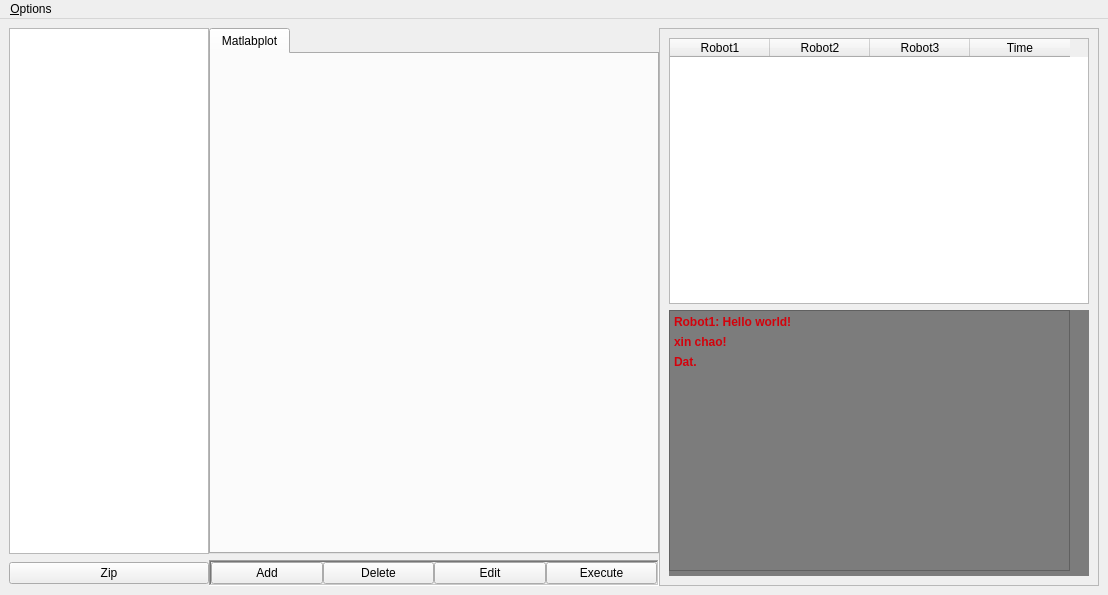
<?xml version="1.0" encoding="UTF-8"?>
<ui version="4.0">
 <class>RobotDesign</class>
 <widget class="QMainWindow" name="RobotDesign">
  <property name="geometry">
   <rect>
    <x>0</x>
    <y>0</y>
    <width>1108</width>
    <height>595</height>
   </rect>
  </property>
  <property name="sizePolicy">
   <sizepolicy hsizetype="Maximum" vsizetype="Maximum">
    <horstretch>0</horstretch>
    <verstretch>0</verstretch>
   </sizepolicy>
  </property>
  <property name="windowTitle">
   <string>Robot Simple Action Designer</string>
  </property>
  <widget class="QWidget" name="centralwidget">
   <property name="maximumSize">
    <size>
     <width>16777215</width>
     <height>16777215</height>
    </size>
   </property>
   <layout class="QHBoxLayout" name="horizontalLayout_5">
    <item>
     <widget class="QWidget" name="MainEditWidget" native="true">
      <layout class="QGridLayout" name="gridLayout">
       <property name="leftMargin">
        <number>0</number>
       </property>
       <property name="topMargin">
        <number>0</number>
       </property>
       <property name="rightMargin">
        <number>0</number>
       </property>
       <property name="bottomMargin">
        <number>0</number>
       </property>
       <property name="horizontalSpacing">
        <number>0</number>
       </property>
       <item row="0" column="0">
        <layout class="QHBoxLayout" name="horizontalLayout_2">
         <item>
          <layout class="QVBoxLayout" name="verticalLayout_2">
           <item>
            <widget class="QListWidget" name="ListActionView">
             <property name="enabled">
              <bool>true</bool>
             </property>
             <property name="sizePolicy">
              <sizepolicy hsizetype="Minimum" vsizetype="Expanding">
               <horstretch>0</horstretch>
               <verstretch>0</verstretch>
              </sizepolicy>
             </property>
             <property name="minimumSize">
              <size>
               <width>200</width>
               <height>0</height>
              </size>
             </property>
             <property name="maximumSize">
              <size>
               <width>200</width>
               <height>100000</height>
              </size>
             </property>
             <property name="sizeAdjustPolicy">
              <enum>QAbstractScrollArea::AdjustIgnored</enum>
             </property>
             <property name="selectionMode">
              <enum>QAbstractItemView::ExtendedSelection</enum>
             </property>
             <property name="resizeMode">
              <enum>QListView::Adjust</enum>
             </property>
            </widget>
           </item>
          </layout>
         </item>
        </layout>
       </item>
       <item row="0" column="1">
        <widget class="QTabWidget" name="RobotViewTab">
         <property name="sizePolicy">
          <sizepolicy hsizetype="MinimumExpanding" vsizetype="MinimumExpanding">
           <horstretch>0</horstretch>
           <verstretch>0</verstretch>
          </sizepolicy>
         </property>
         <property name="minimumSize">
          <size>
           <width>450</width>
           <height>0</height>
          </size>
         </property>
         <property name="currentIndex">
          <number>0</number>
         </property>
         <property name="tabBarAutoHide">
          <bool>false</bool>
         </property>
         <widget class="QWidget" name="Matpyplot">
          <attribute name="title">
           <string>Matlabplot</string>
          </attribute>
          <layout class="QHBoxLayout" name="horizontalLayout_4">
           <item>
            <layout class="QVBoxLayout" name="MatplotLayout"/>
           </item>
          </layout>
         </widget>
        </widget>
       </item>
       <item row="1" column="0">
        <widget class="QFrame" name="frame">
         <layout class="QHBoxLayout" name="horizontalLayout">
          <property name="spacing">
           <number>0</number>
          </property>
          <property name="sizeConstraint">
           <enum>QLayout::SetDefaultConstraint</enum>
          </property>
          <property name="leftMargin">
           <number>0</number>
          </property>
          <property name="topMargin">
           <number>0</number>
          </property>
          <property name="rightMargin">
           <number>0</number>
          </property>
          <property name="bottomMargin">
           <number>0</number>
          </property>
          <item>
           <widget class="QPushButton" name="btnZip">
            <property name="text">
             <string>Zip</string>
            </property>
           </widget>
          </item>
         </layout>
        </widget>
       </item>
       <item row="1" column="1">
        <widget class="QFrame" name="frame">
         <property name="frameShape">
          <enum>QFrame::WinPanel</enum>
         </property>
         <property name="frameShadow">
          <enum>QFrame::Sunken</enum>
         </property>
         <layout class="QHBoxLayout" name="horizontalLayout_3">
          <property name="spacing">
           <number>0</number>
          </property>
          <property name="leftMargin">
           <number>0</number>
          </property>
          <property name="topMargin">
           <number>0</number>
          </property>
          <property name="rightMargin">
           <number>0</number>
          </property>
          <property name="bottomMargin">
           <number>0</number>
          </property>
          <item>
           <widget class="QPushButton" name="AddActionButton">
            <property name="text">
             <string>Add</string>
            </property>
           </widget>
          </item>
          <item>
           <widget class="QPushButton" name="DeleteActionButton">
            <property name="text">
             <string>Delete</string>
            </property>
           </widget>
          </item>
          <item>
           <widget class="QPushButton" name="EditActionButton">
            <property name="text">
             <string>Edit</string>
            </property>
           </widget>
          </item>
          <item>
           <widget class="QPushButton" name="ExecuteActionButton">
            <property name="text">
             <string>Execute</string>
            </property>
           </widget>
          </item>
         </layout>
        </widget>
       </item>
       <item row="0" column="2" rowspan="2">
        <widget class="QScrollArea" name="endpointScroll">
         <property name="minimumSize">
          <size>
           <width>200</width>
           <height>0</height>
          </size>
         </property>
         <property name="verticalScrollBarPolicy">
          <enum>Qt::ScrollBarAsNeeded</enum>
         </property>
         <property name="horizontalScrollBarPolicy">
          <enum>Qt::ScrollBarAsNeeded</enum>
         </property>
         <property name="sizeAdjustPolicy">
          <enum>QAbstractScrollArea::AdjustToContents</enum>
         </property>
         <property name="widgetResizable">
          <bool>true</bool>
         </property>
         <widget class="QWidget" name="example">
          <property name="geometry">
           <rect>
            <x>0</x>
            <y>0</y>
            <width>430</width>
            <height>545</height>
           </rect>
          </property>
          <property name="sizePolicy">
           <sizepolicy hsizetype="Expanding" vsizetype="Expanding">
            <horstretch>0</horstretch>
            <verstretch>0</verstretch>
           </sizepolicy>
          </property>
          <layout class="QGridLayout" name="gridLayout_2">
           <item row="0" column="0">
            <widget class="QTableWidget" name="endpoint">
             <property name="horizontalScrollBarPolicy">
              <enum>Qt::ScrollBarAsNeeded</enum>
             </property>
             <property name="sizeAdjustPolicy">
              <enum>QAbstractScrollArea::AdjustToContentsOnFirstShow</enum>
             </property>
             <property name="rowCount">
              <number>0</number>
             </property>
             <property name="columnCount">
              <number>4</number>
             </property>
             <attribute name="horizontalHeaderDefaultSectionSize">
              <number>100</number>
             </attribute>
             <column>
              <property name="text">
               <string>Robot1</string>
              </property>
             </column>
             <column>
              <property name="text">
               <string>Robot2</string>
              </property>
             </column>
             <column>
              <property name="text">
               <string>Robot3</string>
              </property>
             </column>
             <column>
              <property name="text">
               <string>Time</string>
              </property>
             </column>
            </widget>
           </item>
           <item row="1" column="0">
            <widget class="QWidget" name="widget" native="true">
             <property name="sizePolicy">
              <sizepolicy hsizetype="Expanding" vsizetype="Expanding">
               <horstretch>0</horstretch>
               <verstretch>0</verstretch>
              </sizepolicy>
             </property>
             <property name="styleSheet">
              <string notr="true">background-color: rgb(124, 124, 124)</string>
             </property>
             <widget class="QTextEdit" name="textEdit">
              <property name="geometry">
               <rect>
                <x>0</x>
                <y>0</y>
                <width>401</width>
                <height>261</height>
               </rect>
              </property>
              <property name="acceptDrops">
               <bool>false</bool>
              </property>
              <property name="html">
               <string>&lt;!DOCTYPE HTML PUBLIC &quot;-//W3C//DTD HTML 4.0//EN&quot; &quot;http://www.w3.org/TR/REC-html40/strict.dtd&quot;&gt;
&lt;html&gt;&lt;head&gt;&lt;meta name=&quot;qrichtext&quot; content=&quot;1&quot; /&gt;&lt;style type=&quot;text/css&quot;&gt;
p, li { white-space: pre-wrap; }
&lt;/style&gt;&lt;/head&gt;&lt;body style=&quot; font-family:'MS Shell Dlg 2'; font-size:7.8pt; font-weight:400; font-style:normal;&quot;&gt;
&lt;p align=&quot;justify&quot; style=&quot; margin-top:6px; margin-bottom:6px; margin-left:0px; margin-right:0px; -qt-block-indent:0; text-indent:0px;&quot;&gt;&lt;span style=&quot; font-size:9pt; font-weight:600; color:#d3020c;&quot;&gt;Robot1: Hello world!&lt;/span&gt;&lt;/p&gt;
&lt;p align=&quot;justify&quot; style=&quot; margin-top:6px; margin-bottom:6px; margin-left:0px; margin-right:0px; -qt-block-indent:0; text-indent:0px;&quot;&gt;&lt;span style=&quot; font-size:9pt; font-weight:600; color:#d3020c;&quot;&gt;xin chao!&lt;/span&gt;&lt;/p&gt;
&lt;p align=&quot;justify&quot; style=&quot; margin-top:6px; margin-bottom:6px; margin-left:0px; margin-right:0px; -qt-block-indent:0; text-indent:0px;&quot;&gt;&lt;span style=&quot; font-size:9pt; font-weight:600; color:#d3020c;&quot;&gt;Dat.&lt;/span&gt;&lt;/p&gt;&lt;/body&gt;&lt;/html&gt;</string>
              </property>
             </widget>
            </widget>
           </item>
          </layout>
         </widget>
        </widget>
       </item>
      </layout>
      <zorder>frame</zorder>
      <zorder>frame</zorder>
      <zorder>RobotViewTab</zorder>
      <zorder>endpointScroll</zorder>
     </widget>
    </item>
   </layout>
  </widget>
  <widget class="QMenuBar" name="menuBar">
   <property name="geometry">
    <rect>
     <x>0</x>
     <y>0</y>
     <width>1108</width>
     <height>26</height>
    </rect>
   </property>
   <widget class="QMenu" name="menuOptions">
    <property name="title">
     <string>&amp;Options</string>
    </property>
    <addaction name="actionSearch"/>
    <addaction name="actionHelp"/>
    <addaction name="separator"/>
   </widget>
   <addaction name="menuOptions"/>
  </widget>
  <action name="actionSearch">
   <property name="icon">
    <iconset>
     <normaloff>:/Icon/icons/cil-magnifying-glass.png</normaloff>
     <normalon>:/Icon/cil-magnifying-glass.png</normalon>:/Icon/icons/cil-magnifying-glass.png</iconset>
   </property>
   <property name="text">
    <string>Search</string>
   </property>
   <property name="shortcut">
    <string>Ctrl+S</string>
   </property>
  </action>
  <action name="actionHelp">
   <property name="icon">
    <iconset>
     <normaloff>:/Icon/icons/cil-medical-cross.png</normaloff>
     <normalon>:/Icon/cil-medical-cross.png</normalon>:/Icon/icons/cil-medical-cross.png</iconset>
   </property>
   <property name="text">
    <string>Help</string>
   </property>
   <property name="shortcut">
    <string>Ctrl+H</string>
   </property>
  </action>
 </widget>
 <resources>
  <include location="Icon.qrc"/>
 </resources>
 <connections/>
</ui>
